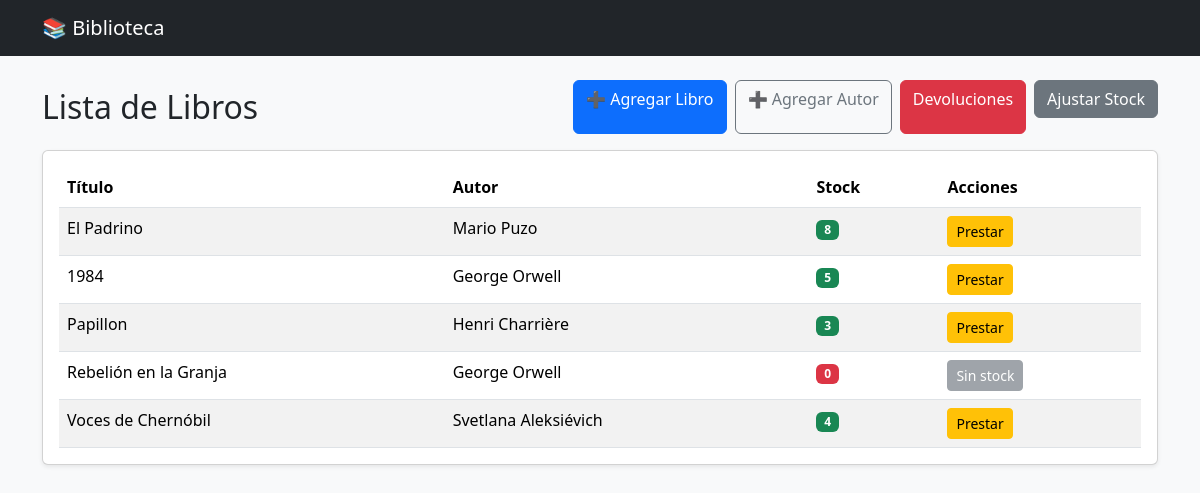
The page / on the database its author committed.
### catalogo/models.py (models this page shows, shortened)
class Libro(models.Model):
    titulo = models.CharField(max_length=200)
    autor = models.ForeignKey(Autor, on_delete=models.CASCADE)
    stock = models.PositiveIntegerField(
        default=0,
        validators=[MinValueValidator(0)]
    )

class Autor(models.Model):
    nombre = models.CharField(max_length=100)

### catalogo/views.py (the view)
# urls.py: path("", views.lista_libros, name="lista_libros"),
def lista_libros(request):
    libros = Libro.objects.select_related("autor").all()
    return render(request, "catalogo/lista_libros.html", {"libros": libros})

### catalogo/templates/catalogo/lista_libros.html (shortened to what this page needs)
{% extends "catalogo/base.html" %}
{% block content %}
<div class="d-flex justify-content-between align-items-center mb-3">
    <h2 class="mb-0">Lista de Libros</h2>
    <div class="d-flex gap-2">
        <a href="{% url 'crear_libro' %}" class="btn btn-primary">➕ Agregar Libro</a>
        <a href="{% url 'crear_autor' %}" class="btn btn-outline-secondary">➕ Agregar Autor</a>
        <a href="{% url 'devolver_libro' %}" class="btn btn-danger">Devoluciones</a>
        <a href="{% url 'ajustar_stock' %}" class="btn btn-secondary mb-3">Ajustar Stock</a>
    </div>
</div>
<div class="card shadow-sm">
    <div class="card-body">
        {% if libros %}
            <table class="table table-striped table-hover mb-0">
                <thead>
                    <tr>
                        <th>Título</th>
                        <th>Autor</th>
                        <th>Stock</th>
                        <th>Acciones</th>
                    </tr>
                </thead>
                <tbody>
                    {% for libro in libros %}
                    <tr>
                        <td>{{ libro.titulo }}</td>
                        <td>{{ libro.autor.nombre }}</td>
                        <td>
                            {% if libro.stock > 0 %}
                                <span class="badge bg-success">
                                    {{ libro.stock }}
                                </span>
                            {% else %}
                                <span class="badge bg-danger">0</span>
                            {% endif %}
                        </td>
                        <td>
                            {% if libro.stock > 0 %}
                                <a href="{% url 'prestar_libro' libro.id %}"
                                    class="btn btn-sm btn-warning">Prestar</a>
                            {% else %}
                                <button class="btn btn-sm btn-secondary" disabled>Sin stock</button>
                            {% endif %}
                        </td>
                    </tr>
                    {% endfor %}
                </tbody>
            </table>
        {% else %}
            <div class="alert alert-warning mb-0">
                No hay libros registrados.
            </div>
        {% endif %}
    </div>
</div>
{% endblock %}

### rows shown on the page
Libro: titulo "El Padrino", autor.nombre "Mario Puzo", stock "8", shows "Prestar"
Libro: titulo "1984", autor.nombre "George Orwell", stock "5", shows "Prestar"
Libro: titulo "Papillon", autor.nombre "Henri Charrière", stock "3", shows "Prestar"
Libro: titulo "Rebelión en la Granja", autor.nombre "George Orwell", stock "0"
Libro: titulo "Voces de Chernóbil", autor.nombre "Svetlana Aleksiévich", stock "4", shows "Prestar"
